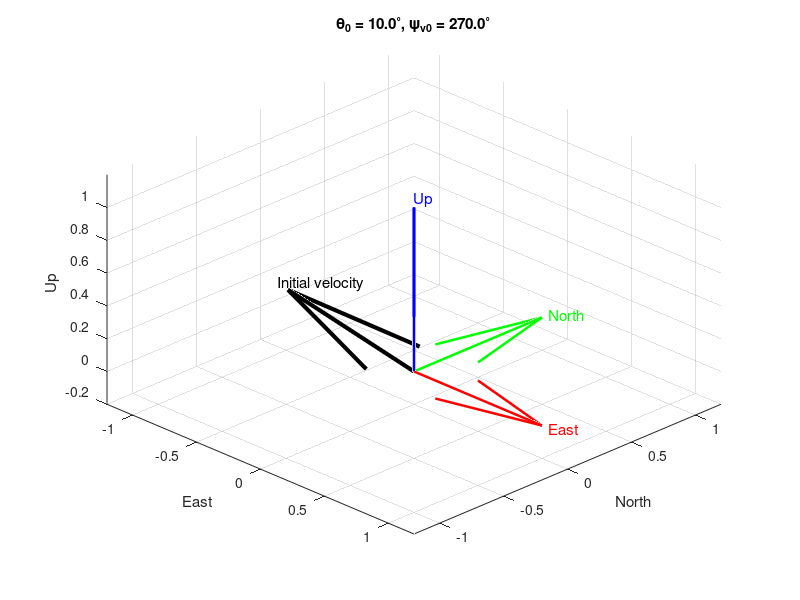

The MATLAB source for this figure:
clc; clear; close all;

% ===== user input =====
theta0_deg = 10;   % velocity elevation angle
psi_v0_deg = 270;    % heading angle: 0=N, 90=E, 180=S, 270=W

% ===== direction vector =====
theta = deg2rad(theta0_deg);
psi   = deg2rad(psi_v0_deg);

% local ENU frame:
% x -> East, y -> North, z -> Up
vx = cos(theta) * sin(psi);   % East
vy = cos(theta) * cos(psi);   % North
vz = sin(theta);              % Up

% ===== plot =====
figure('Color','w');
hold on; grid on; axis equal;

% axes
quiver3(0,0,0,1,0,0,0,'r','LineWidth',1.8,'MaxHeadSize',0.4); % East
quiver3(0,0,0,0,1,0,0,'g','LineWidth',1.8,'MaxHeadSize',0.4); % North
quiver3(0,0,0,0,0,1,0,'b','LineWidth',1.8,'MaxHeadSize',0.4); % Up

text(1.05,0,0,'East','Color','r','FontSize',11);
text(0,1.05,0,'North','Color','g','FontSize',11);
text(0,0,1.05,'Up','Color','b','FontSize',11);

% missile initial direction
quiver3(0,0,0,vx,vy,vz,0,'k','LineWidth',3,'MaxHeadSize',0.5);
text(vx*1.08, vy*1.08, vz*1.08, 'Initial velocity', 'FontSize', 11);

xlabel('East');
ylabel('North');
zlabel('Up');
title(sprintf('\\theta_0 = %.1f^\\circ, \\psi_{v0} = %.1f^\\circ', theta0_deg, psi_v0_deg));

xlim([-1.2 1.2]);
ylim([-1.2 1.2]);
zlim([-0.2 1.2]);
view(45,25);

% ===== printed explanation =====
fprintf('theta0 = %.2f deg\n', theta0_deg);
fprintf('psi_v0 = %.2f deg\n', psi_v0_deg);
fprintf('Direction vector in ENU = [%.4f, %.4f, %.4f]\n', vx, vy, vz);

if psi_v0_deg < 0
    psi_show = mod(psi_v0_deg, 360);
else
    psi_show = mod(psi_v0_deg, 360);
end
fprintf('Ground heading: %.2f deg clockwise from North\n', psi_show);
